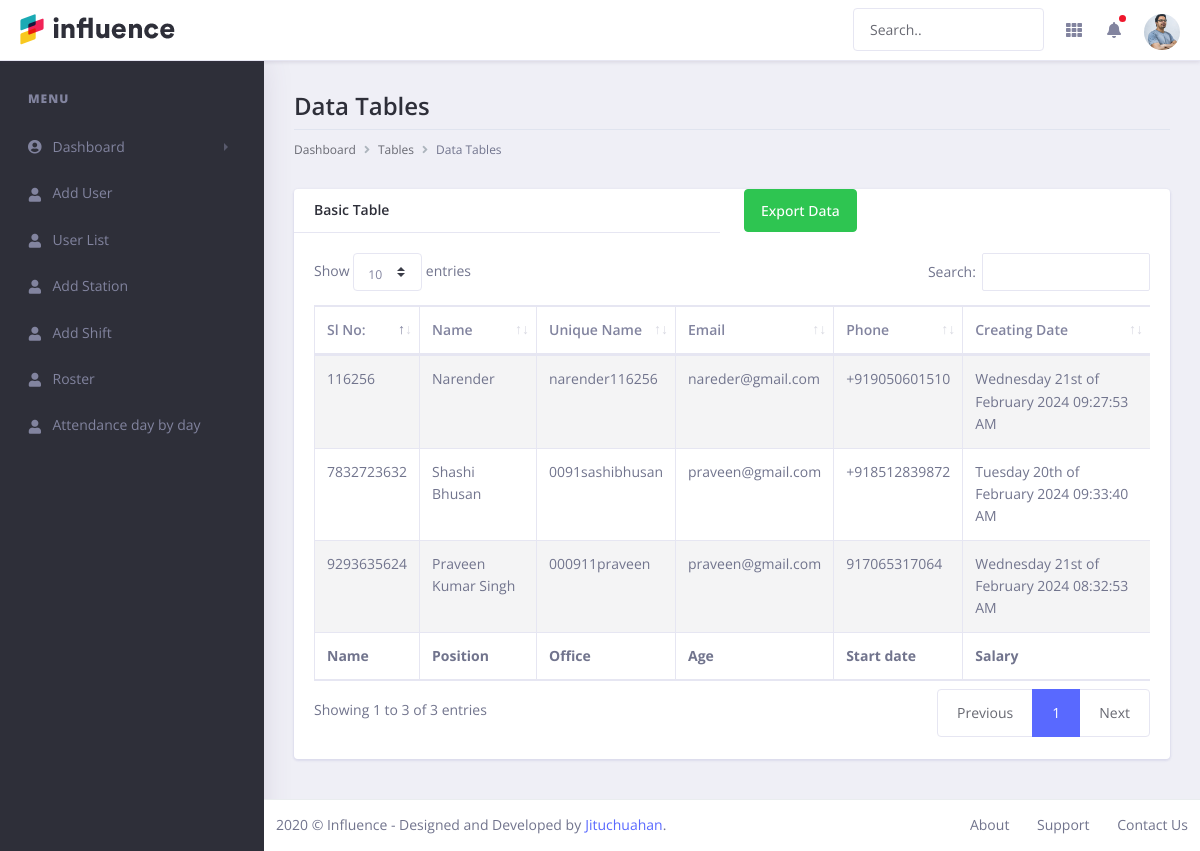
The app's page /user_list.php (signed in) with its own data.
### tables this page shows
CREATE TABLE `employee` (
  `emp_id` int(11) NOT NULL,
  `epm_sl_no` varchar(10) NOT NULL,
  `emp_name` varchar(60) NOT NULL,
  `emp_unique_name` varchar(80) NOT NULL,
  `emp_email` varchar(80) NOT NULL,
  `emp_phone` varchar(13) NOT NULL,
  `create_date` varchar(100) NOT NULL
);

### user_list.php (the view, shortened to what this page needs)
<!doctype html>
<html lang="en">
<head>
  <link rel="stylesheet" href="assets/libs/datatables.net-bs4/css/dataTables.bootstrap4.min.css">
  <link rel="stylesheet" href="assets/libs/fullcalendar/main.min.css">
  <link rel="stylesheet" href="assets/libs/quill/dist/quill.snow.css">
  <link rel="stylesheet" href="assets/css/theme.min.css">
</head>
<body>
  <div class="dashboard-main-wrapper">
    <div class="dashboard-header">
      <nav class="navbar navbar-expand-lg navbar-light bg-white fixed-top">
        <a class="navbar-brand" href="../index-2.html"><img src="../assets/images/logo.png" alt=""></a>
        <div class="ml-auto" id="navbarSupportedContent">
          <ul class="navbar-nav ml-auto navbar-right-top flex-row ">
            <li class="nav-item d-none d-lg-block">
              <div id="custom-search" class="top-search-bar">
                <input class="form-control" type="text" placeholder="Search..">
              </div>
            </li>
            <li class="nav-item dropdown notification order-4 ">
              <a class="nav-link nav-icons" href="#" id="navbarDropdownMenuLink1" data-toggle="dropdown"
                aria-haspopup="true" aria-expanded="false"><i class="fas fa-fw fa-bell"></i> <span
                  class="indicator"></span></a>
            </li>
            <li class="nav-item dropdown connection d-none d-md-block">
              <a class="nav-link" href="#" id="navbarDropdown" role="button" data-toggle="dropdown" aria-haspopup="true"
                aria-expanded="false"> <i class="fas fa-fw fa-th"></i> </a>
            </li>
            <li class="nav-item dropdown nav-user order-lg-4 ">
              <a class="nav-link nav-user-img" href="#" id="navbarDropdownMenuLink2" data-toggle="dropdown"
                aria-haspopup="true" aria-expanded="false"><img src="../assets/images/avatar-1.jpg" alt=""
                  class="avatar-xs rounded-circle"></a>
            </li>
          </ul>
        </div>
      </nav>
    </div>
    <?php
   include "common/sidebar.php";
   ?>
    <div class="dashboard-wrapper">
      <div class="container-fluid  dashboard-content">
        <div class="row">
          <div class="col-xl-12 col-lg-12 col-md-12 col-sm-12 col-12">
            <div class="page-header">
              <h2 class="pageheader-title">Data Tables</h2>
              <div class="page-breadcrumb">
                <nav aria-label="breadcrumb">
                  <ol class="breadcrumb">
                    <li class="breadcrumb-item"><a href="#" class="breadcrumb-link">Dashboard</a></li>
                    <li class="breadcrumb-item"><a href="#" class="breadcrumb-link">Tables</a></li>
                    <li class="breadcrumb-item active" aria-current="page">Data Tables</li>
                  </ol>
                </nav>
              </div>
            </div>
          </div>
        </div>
        <div class="row">
          <div class="col-xl-12 col-lg-12 col-md-12 col-sm-12 col-12">
            <div class="card shadow-sm mb-5">
              <div class="row">
                <div class="col-sm-6">
              <h5 class="card-header">Basic Table</h5>
            </div>
            <div class="col-sm-6">
              <a href="common/exportData.php" class="btn btn-success"><i class="dwn"></i> Export Data</a>
            </div>
          </div>
              <div class="card-body">
                <div class="table-responsive">
                  <table class="table table-striped table-bordered first">
                    <thead>
                      <tr>
                        <th>Sl No:</th>
                        <th>Name</th>
                        <th>Unique Name</th>
                        <th>Email</th>
                        <th>Phone</th>
                        <th>Creating Date</th>
                      </tr>
                    </thead>
                    <tbody>
                      <?php
                        include "config/config.php";
                        $query = "SELECT * FROM employee";
                        $result = mysqli_query($conn, $query);
                        while($row = mysqli_fetch_assoc($result))
                        {
                      ?>
                      <tr>
                        <td><?php echo $row["epm_sl_no"] ?></td>
                        <td><?php echo $row["emp_name"] ?></td>
                        <td><?php echo $row["emp_unique_name"] ?></td>
                        <td><?php echo $row["emp_email"] ?></td>
                        <td><?php echo $row["emp_phone"] ?></td>
                       <td><?php echo $row["create_date"] ?></td>
                      </tr>
                     <?php
}; ?>
                    </tbody>
                    <tfoot>
                      <tr>
                        <th>Name</th>
                        <th>Position</th>
                        <th>Office</th>
                        <th>Age</th>
                        <th>Start date</th>
                        <th>Salary</th>
                      </tr>
                    </tfoot>
                  </table>
                </div>
              </div>
            </div>
          </div>
        </div>
      </div>
      <div class="footer">
        <div class="container-fluid">
          <div class="row">
            <div class="col-xl-6 col-lg-6 col-md-12 col-sm-12 col-12">
              2020 © Influence - Designed and Developed by<a href="https://themeforest.net/user/jitu/portfolio"
                target="_blank" class="ml-1">Jituchuahan</a>.
            </div>
            <div class="col-xl-6 col-lg-6 col-md-12 col-sm-12 col-12">
              <div class="text-md-right footer-links d-none d-sm-block">
                <a href="javascript: void(0);">About</a>
                <a href="javascript: void(0);">Support</a>
                <a href="javascript: void(0);">Contact Us</a>
              </div>
            </div>
          </div>
        </div>
      </div>
    </div>
  </div>
</body>
</html>

### common/sidebar.php (shortened to what this page needs)
<div class="nav-left-sidebar sidebar-dark">
     <div class="menu-list">
       <nav class="navbar navbar-expand-lg navbar-light">
         <div class="collapse navbar-collapse" id="navbarNav">
           <ul class="navbar-nav flex-column">
             <li class="nav-divider">
               Menu
             </li>
             <li class="nav-item ">
               <a class="nav-link" href="#" data-toggle="collapse" aria-expanded="false" data-target="#submenu-1"
                 aria-controls="submenu-1"><i class="fa fa-fw fa-user-circle"></i>Dashboard</a>
             </li>
             <li class="nav-item ">
               <a class="nav-link" href="add-employee.php" ><i class="fa fa-fw fa-user"></i>Add User</a>
             </li>
             <li class="nav-item ">
               <a class="nav-link" href="user_list.php" ><i class="fa fa-fw fa-user"></i>User List</a>
             </li>
            <li class="nav-item ">
               <a class="nav-link" href="add-station.php" ><i class="fa fa-fw fa-user"></i>Add Station</a>
             </li>
             <li class="nav-item ">
               <a class="nav-link" href="add-shift.php" ><i class="fa fa-fw fa-user"></i>Add Shift</a>
             </li>
             <li class="nav-item ">
               <a class="nav-link" href="roster.php" ><i class="fa fa-fw fa-user"></i>Roster</a>
             </li>
            <li class="nav-item ">
               <a class="nav-link" href="whatsapp_data_submit.php" ><i class="fa fa-fw fa-user"></i>Attendance day by day</a>
             </li>
           </ul>
         </div>
       </nav>
     </div>
   </div>

### records on screen
employee: epm_sl_no "7832723632", emp_name "Shashi Bhusan", emp_unique_name "0091sashibhusan", emp_email "praveen@gmail.com", emp_phone "+918512839872", create_date "Tuesday 20th of February 2024 09:33:40 AM"
employee: epm_sl_no "9293635624", emp_name "Praveen Kumar Singh", emp_unique_name "000911praveen", emp_email "praveen@gmail.com", emp_phone "917065317064", create_date "Wednesday 21st of February 2024 08:32:53 AM"
employee: epm_sl_no "116256", emp_name "Narender", emp_unique_name "narender116256", emp_email "nareder@gmail.com", emp_phone "+919050601510", create_date "Wednesday 21st of February 2024 09:27:53 AM"
